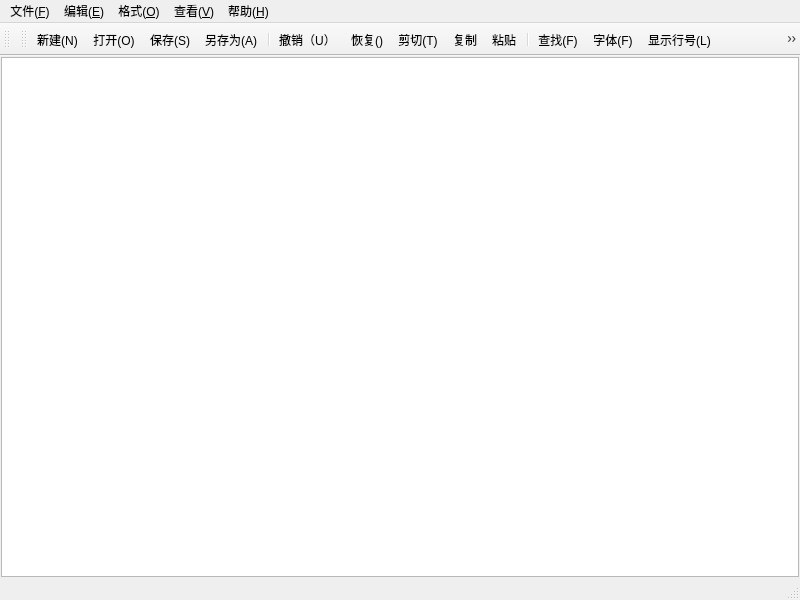
<?xml version="1.0" encoding="UTF-8"?>
<ui version="4.0">
 <class>MainWindow</class>
 <widget class="QMainWindow" name="MainWindow">
  <property name="geometry">
   <rect>
    <x>0</x>
    <y>0</y>
    <width>800</width>
    <height>600</height>
   </rect>
  </property>
  <property name="windowTitle">
   <string>MainWindow</string>
  </property>
  <widget class="QWidget" name="centralwidget">
   <layout class="QVBoxLayout" name="verticalLayout">
    <property name="spacing">
     <number>0</number>
    </property>
    <property name="leftMargin">
     <number>1</number>
    </property>
    <property name="topMargin">
     <number>1</number>
    </property>
    <property name="rightMargin">
     <number>1</number>
    </property>
    <property name="bottomMargin">
     <number>1</number>
    </property>
    <item>
     <widget class="QPlainTextEdit" name="textEdit"/>
    </item>
   </layout>
  </widget>
  <widget class="QMenuBar" name="menubar">
   <property name="geometry">
    <rect>
     <x>0</x>
     <y>0</y>
     <width>800</width>
     <height>18</height>
    </rect>
   </property>
   <widget class="QMenu" name="menu">
    <property name="title">
     <string>文件(&amp;F)</string>
    </property>
    <addaction name="actionNew"/>
    <addaction name="actionOpen"/>
    <addaction name="actionSave"/>
    <addaction name="actionSaveAs"/>
   </widget>
   <widget class="QMenu" name="menu_E">
    <property name="title">
     <string>编辑(&amp;E)</string>
    </property>
    <addaction name="action_Exit"/>
    <addaction name="actionUndo"/>
    <addaction name="actionCut"/>
    <addaction name="actionCopy"/>
    <addaction name="actionPaste"/>
    <addaction name="separator"/>
    <addaction name="actionFind"/>
    <addaction name="actionReplace"/>
    <addaction name="separator"/>
    <addaction name="actionSelectAll"/>
   </widget>
   <widget class="QMenu" name="menu_O">
    <property name="title">
     <string>格式(&amp;O)</string>
    </property>
    <addaction name="actionWrap"/>
    <addaction name="actionLineNumber"/>
    <addaction name="actionFont"/>
    <addaction name="actionFontColor"/>
    <addaction name="actionFontBackgroundColor"/>
    <addaction name="actionBackgroundColor"/>
   </widget>
   <widget class="QMenu" name="menu_V">
    <property name="title">
     <string>查看(&amp;V)</string>
    </property>
    <addaction name="actionToolbar"/>
    <addaction name="actionStatusBar"/>
   </widget>
   <widget class="QMenu" name="menu_H">
    <property name="title">
     <string>帮助(&amp;H)</string>
    </property>
    <addaction name="actionAbout"/>
   </widget>
   <addaction name="menu"/>
   <addaction name="menu_E"/>
   <addaction name="menu_O"/>
   <addaction name="menu_V"/>
   <addaction name="menu_H"/>
  </widget>
  <widget class="QStatusBar" name="statusbar"/>
  <widget class="QToolBar" name="toolBar">
   <property name="windowTitle">
    <string>toolBar</string>
   </property>
   <attribute name="toolBarArea">
    <enum>TopToolBarArea</enum>
   </attribute>
   <attribute name="toolBarBreak">
    <bool>false</bool>
   </attribute>
  </widget>
  <widget class="QToolBar" name="toolBar_2">
   <property name="windowTitle">
    <string>toolBar_2</string>
   </property>
   <attribute name="toolBarArea">
    <enum>TopToolBarArea</enum>
   </attribute>
   <attribute name="toolBarBreak">
    <bool>false</bool>
   </attribute>
   <addaction name="actionNew"/>
   <addaction name="actionOpen"/>
   <addaction name="actionSave"/>
   <addaction name="actionSaveAs"/>
   <addaction name="separator"/>
   <addaction name="actionUndo"/>
   <addaction name="actionRedo"/>
   <addaction name="actionCut"/>
   <addaction name="actionCopy"/>
   <addaction name="actionPaste"/>
   <addaction name="separator"/>
   <addaction name="actionFind"/>
   <addaction name="actionFont"/>
   <addaction name="actionLineNumber"/>
   <addaction name="actionWrap"/>
   <addaction name="separator"/>
   <addaction name="actionToolbar"/>
   <addaction name="actionStatusBar"/>
  </widget>
  <action name="actionNew">
   <property name="icon">
    <iconset resource="res.qrc">
     <normaloff>:/img/new.svg</normaloff>:/img/new.svg</iconset>
   </property>
   <property name="text">
    <string>新建(&amp;N)</string>
   </property>
   <property name="toolTip">
    <string>新建</string>
   </property>
   <property name="shortcut">
    <string>Ctrl+N</string>
   </property>
   <property name="menuRole">
    <enum>QAction::MenuRole::NoRole</enum>
   </property>
  </action>
  <action name="actionOpen">
   <property name="icon">
    <iconset resource="res.qrc">
     <normaloff>:/img/FileOpen.svg</normaloff>:/img/FileOpen.svg</iconset>
   </property>
   <property name="text">
    <string>打开(&amp;O)</string>
   </property>
   <property name="toolTip">
    <string>打开</string>
   </property>
   <property name="shortcut">
    <string>Ctrl+O</string>
   </property>
   <property name="menuRole">
    <enum>QAction::MenuRole::NoRole</enum>
   </property>
  </action>
  <action name="actionSave">
   <property name="icon">
    <iconset resource="res.qrc">
     <normaloff>:/img/Save.svg</normaloff>:/img/Save.svg</iconset>
   </property>
   <property name="text">
    <string>保存(&amp;S)</string>
   </property>
   <property name="toolTip">
    <string>保存</string>
   </property>
   <property name="shortcut">
    <string>Ctrl+S</string>
   </property>
   <property name="menuRole">
    <enum>QAction::MenuRole::NoRole</enum>
   </property>
  </action>
  <action name="actionSaveAs">
   <property name="icon">
    <iconset resource="res.qrc">
     <normaloff>:/img/SaveAs.svg</normaloff>:/img/SaveAs.svg</iconset>
   </property>
   <property name="text">
    <string>另存为(&amp;A)</string>
   </property>
   <property name="menuRole">
    <enum>QAction::MenuRole::NoRole</enum>
   </property>
  </action>
  <action name="action_Exit">
   <property name="icon">
    <iconset resource="res.qrc">
     <normaloff>:/img/Exit.svg</normaloff>:/img/Exit.svg</iconset>
   </property>
   <property name="text">
    <string>退出(&amp;X)</string>
   </property>
   <property name="toolTip">
    <string>退出</string>
   </property>
   <property name="menuRole">
    <enum>QAction::MenuRole::NoRole</enum>
   </property>
  </action>
  <action name="actionUndo">
   <property name="icon">
    <iconset resource="res.qrc">
     <normaloff>:/img/Undo.svg</normaloff>:/img/Undo.svg</iconset>
   </property>
   <property name="text">
    <string>撤销（&amp;U）</string>
   </property>
   <property name="toolTip">
    <string>撤销</string>
   </property>
   <property name="shortcut">
    <string>Ctrl+Z</string>
   </property>
   <property name="menuRole">
    <enum>QAction::MenuRole::NoRole</enum>
   </property>
  </action>
  <action name="actionCut">
   <property name="icon">
    <iconset resource="res.qrc">
     <normaloff>:/img/Cut.svg</normaloff>:/img/Cut.svg</iconset>
   </property>
   <property name="text">
    <string>剪切(&amp;T)</string>
   </property>
   <property name="toolTip">
    <string>剪切</string>
   </property>
   <property name="shortcut">
    <string>Ctrl+X</string>
   </property>
   <property name="menuRole">
    <enum>QAction::MenuRole::NoRole</enum>
   </property>
  </action>
  <action name="actionCopy">
   <property name="icon">
    <iconset resource="res.qrc">
     <normaloff>:/img/Copy.svg</normaloff>:/img/Copy.svg</iconset>
   </property>
   <property name="text">
    <string>复制</string>
   </property>
   <property name="toolTip">
    <string>复制</string>
   </property>
   <property name="shortcut">
    <string>Ctrl+C</string>
   </property>
   <property name="menuRole">
    <enum>QAction::MenuRole::NoRole</enum>
   </property>
  </action>
  <action name="actionPaste">
   <property name="icon">
    <iconset resource="res.qrc">
     <normaloff>:/img/Paste.svg</normaloff>:/img/Paste.svg</iconset>
   </property>
   <property name="text">
    <string>粘贴</string>
   </property>
   <property name="toolTip">
    <string>粘贴</string>
   </property>
   <property name="shortcut">
    <string>Ctrl+V</string>
   </property>
   <property name="menuRole">
    <enum>QAction::MenuRole::NoRole</enum>
   </property>
  </action>
  <action name="actionFind">
   <property name="icon">
    <iconset resource="res.qrc">
     <normaloff>:/img/Find.svg</normaloff>:/img/Find.svg</iconset>
   </property>
   <property name="text">
    <string>查找(&amp;F)</string>
   </property>
   <property name="toolTip">
    <string>查找</string>
   </property>
   <property name="shortcut">
    <string>Ctrl+F</string>
   </property>
   <property name="menuRole">
    <enum>QAction::MenuRole::NoRole</enum>
   </property>
  </action>
  <action name="actionReplace">
   <property name="icon">
    <iconset resource="res.qrc">
     <normaloff>:/img/Replace.svg</normaloff>:/img/Replace.svg</iconset>
   </property>
   <property name="text">
    <string>替换(&amp;R)</string>
   </property>
   <property name="shortcut">
    <string>Ctrl+R</string>
   </property>
   <property name="menuRole">
    <enum>QAction::MenuRole::NoRole</enum>
   </property>
  </action>
  <action name="actionFont">
   <property name="icon">
    <iconset resource="res.qrc">
     <normaloff>:/img/Font.svg</normaloff>:/img/Font.svg</iconset>
   </property>
   <property name="text">
    <string>字体(&amp;F)</string>
   </property>
   <property name="toolTip">
    <string>字体</string>
   </property>
   <property name="menuRole">
    <enum>QAction::MenuRole::NoRole</enum>
   </property>
  </action>
  <action name="actionWrap">
   <property name="checkable">
    <bool>true</bool>
   </property>
   <property name="icon">
    <iconset resource="res.qrc">
     <normaloff>:/img/Line.svg</normaloff>:/img/Line.svg</iconset>
   </property>
   <property name="text">
    <string>自动换行(&amp;W)</string>
   </property>
   <property name="toolTip">
    <string>自动换行</string>
   </property>
   <property name="menuRole">
    <enum>QAction::MenuRole::NoRole</enum>
   </property>
  </action>
  <action name="actionToolbar">
   <property name="checkable">
    <bool>true</bool>
   </property>
   <property name="icon">
    <iconset resource="res.qrc">
     <normaloff>:/img/ToolBar.svg</normaloff>:/img/ToolBar.svg</iconset>
   </property>
   <property name="text">
    <string>工具栏(&amp;T)</string>
   </property>
   <property name="toolTip">
    <string>工具栏</string>
   </property>
   <property name="menuRole">
    <enum>QAction::MenuRole::NoRole</enum>
   </property>
  </action>
  <action name="actionStatusBar">
   <property name="checkable">
    <bool>true</bool>
   </property>
   <property name="icon">
    <iconset resource="res.qrc">
     <normaloff>:/img/StatusBar.svg</normaloff>:/img/StatusBar.svg</iconset>
   </property>
   <property name="text">
    <string>状态栏(&amp;S)</string>
   </property>
   <property name="toolTip">
    <string>状态栏</string>
   </property>
   <property name="menuRole">
    <enum>QAction::MenuRole::NoRole</enum>
   </property>
  </action>
  <action name="actionRedo">
   <property name="icon">
    <iconset resource="res.qrc">
     <normaloff>:/img/Redo.svg</normaloff>:/img/Redo.svg</iconset>
   </property>
   <property name="text">
    <string>恢复(&amp;)</string>
   </property>
   <property name="toolTip">
    <string>恢复</string>
   </property>
   <property name="shortcut">
    <string>Ctrl+Shift+Z</string>
   </property>
   <property name="menuRole">
    <enum>QAction::MenuRole::NoRole</enum>
   </property>
  </action>
  <action name="actionSelectAll">
   <property name="text">
    <string>全选(&amp;A)</string>
   </property>
   <property name="toolTip">
    <string>全选</string>
   </property>
   <property name="shortcut">
    <string>Ctrl+V</string>
   </property>
   <property name="menuRole">
    <enum>QAction::MenuRole::NoRole</enum>
   </property>
  </action>
  <action name="actionAbout">
   <property name="text">
    <string>关于(&amp;A)</string>
   </property>
   <property name="toolTip">
    <string>关于</string>
   </property>
   <property name="menuRole">
    <enum>QAction::MenuRole::NoRole</enum>
   </property>
  </action>
  <action name="actionLineNumber">
   <property name="icon">
    <iconset resource="res.qrc">
     <normaloff>:/img/LineNumber.svg</normaloff>:/img/LineNumber.svg</iconset>
   </property>
   <property name="text">
    <string>显示行号(&amp;L)</string>
   </property>
   <property name="toolTip">
    <string>显示行号</string>
   </property>
   <property name="shortcut">
    <string>Ctrl+L</string>
   </property>
   <property name="menuRole">
    <enum>QAction::MenuRole::NoRole</enum>
   </property>
  </action>
  <action name="actionFontColor">
   <property name="text">
    <string>字体颜色</string>
   </property>
   <property name="toolTip">
    <string>字体颜色</string>
   </property>
   <property name="menuRole">
    <enum>QAction::MenuRole::NoRole</enum>
   </property>
  </action>
  <action name="actionBackgroundColor">
   <property name="text">
    <string>编辑器背景色</string>
   </property>
   <property name="toolTip">
    <string>设置编辑器背景色</string>
   </property>
   <property name="menuRole">
    <enum>QAction::MenuRole::NoRole</enum>
   </property>
  </action>
  <action name="actionFontBackgroundColor">
   <property name="text">
    <string>字体背景色</string>
   </property>
   <property name="toolTip">
    <string>字体背景色</string>
   </property>
   <property name="menuRole">
    <enum>QAction::MenuRole::NoRole</enum>
   </property>
  </action>
 </widget>
 <resources>
  <include location="res.qrc"/>
 </resources>
 <connections/>
</ui>
